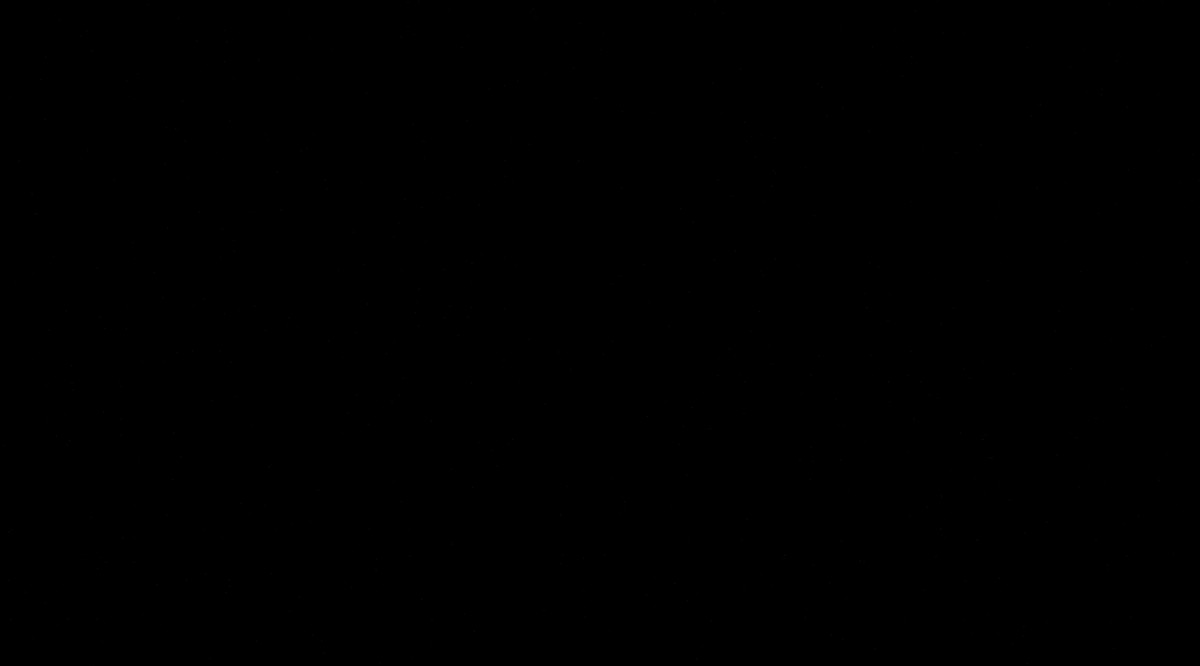
Frame 1 (no input)
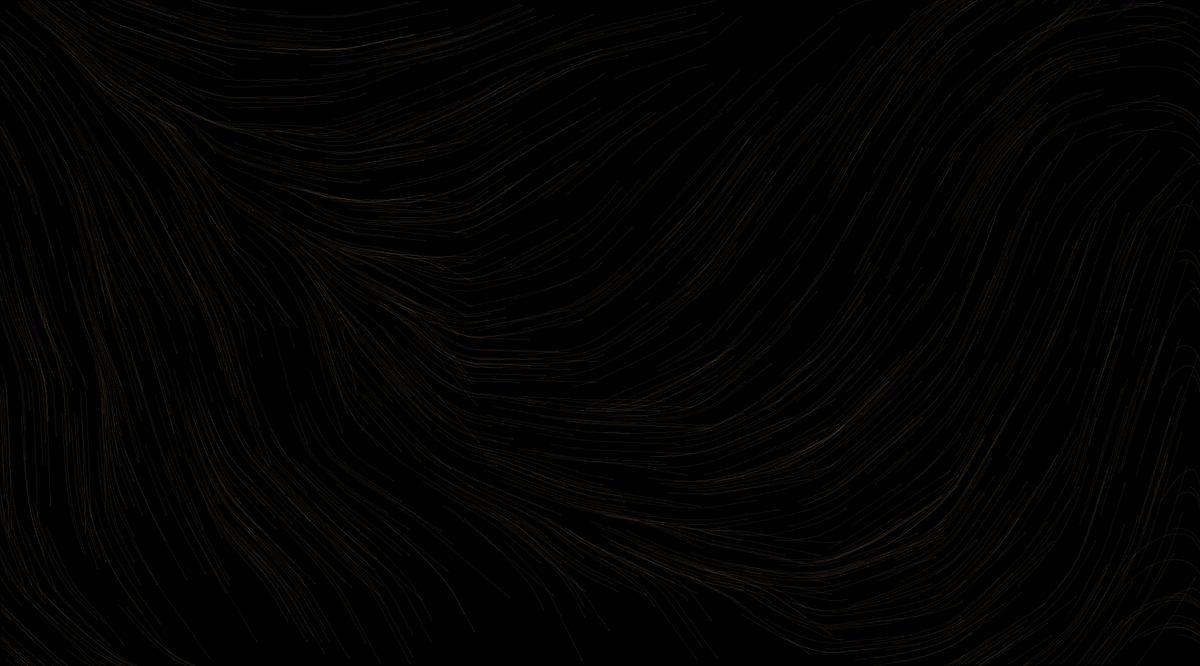
Frame 60 (the mouse pressed at the canvas centre just before this capture)
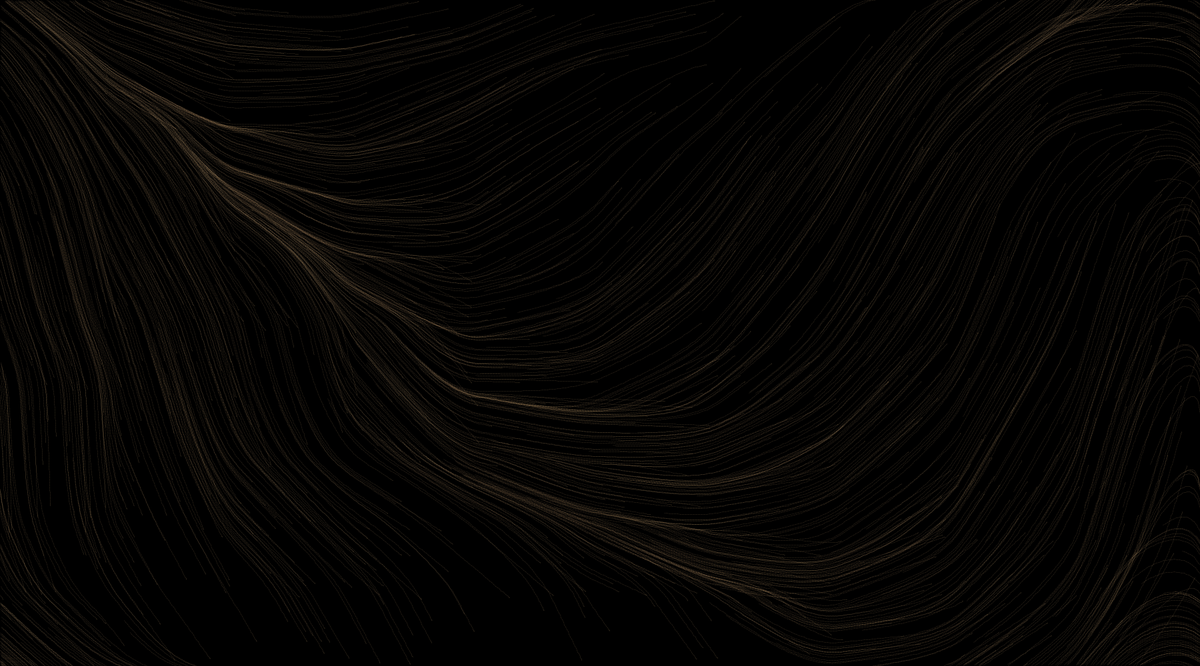
Frame 120 (the mouse held since frame 60 and released just before this capture)

The Processing sketch that drew these frames (run headless with seeded random() and noise(); from frame 60 on, the mouse is pressed at the canvas centre):

// Processing sketch: flow_field
// ── flow_field.pde
Boolean draw_field = true;

int scl = 10;
int cols = 0;
int rows = 0;
int num_particles = 1000;
int frame_rate = 30;
int iteration = 0;
int max_iterations = 20000;

float vector_magnitude = 0.3;
float x_offset = 0;
float y_offset = 0;
float z_offset = 0;
float xy_increment = 0.1;
float z_increment = 0.0000;

ArrayList<Particle> particles;
PVector[] flow_field;

PVector vector;

void setup() {
 
  size(1800, 1000);
  frameRate(frame_rate);
  //background(4,41,64);
  //background(255);
  background(0);
  
  cols = width / scl;
  rows = height / scl;
  
  flow_field = new PVector[cols * rows];
  particles = new ArrayList<Particle>();
  
  create_particles();
}

void create_particles () {
  particles = new ArrayList<Particle>();
  
  for (int i = 0; i < num_particles; i++ ) {
    particles.add(new Particle());
  }
}

void draw_vector (PVector vector, int x, int y, int scl) {
  push();
  translate(x * scl, y * scl);
  rotate(vector.heading());
  strokeWeight(1);
  line(0, 0, scl, 0);
  pop();
}

void draw() {
  
  if(!draw_field) 
    background(4,41,64);
  
  stroke(219,242,39,50);
  
  y_offset=0;
  for(int y=0; y < rows; y += 1 ) {
    x_offset=0;
    for(int x=0; x < cols; x += 1 ) {
      
      float angle = noise(x_offset, y_offset, z_offset) * TWO_PI;
      int index = x + y * cols; 
      
      vector = PVector.fromAngle(angle);
      vector.setMag(vector_magnitude);
      
      flow_field[index] = vector;
      
      x_offset += xy_increment;

      if(!draw_field) 
        draw_vector(vector, x, y, scl);
      
    }
    
    y_offset += xy_increment;
    z_offset += z_increment;  
    
    iteration += 1;
    
    if (iteration >= max_iterations) {
      iteration = 0;
      create_particles();
    }
       
  }
  
  
  for (int i = 0; i < particles.size(); i++ ) {
    particles.get(i).follow(flow_field, scl);
    particles.get(i).update();
    particles.get(i).edges();
    particles.get(i).show();
  }
 
}



class Particle {
  
  PVector pos = new PVector(random(width),random(height));
  PVector vel = new PVector(0,0);
  PVector acc = new PVector(0,0);
  PVector prev = this.pos.copy();
  
  float maxSpeed = 4.0;
   
  
  void update () {
    this.vel.add(this.acc);
    this.vel.limit(this.maxSpeed);
    this.pos.add(this.vel);
    this.acc.mult(0);
  }
  
  void applyForce(PVector force) {
    this.acc.add(force);
  }
  
  void updatePrevious () {
     this.prev.x = this.pos.x;
     this.prev.y = this.pos.y;
  }
  
  void show(){
    
    if(draw_field) {
      //stroke(181,34,230,20);
      //stroke(219,242,39,20);
      //stroke(255,0,0,20);
      stroke(255, 208, 138, 20);
      //stroke(255,20);
    } else {
      //stroke(181,34,230);
      stroke(219,242,39);  
    }
    
    strokeWeight(1);
    
    if(draw_field) {
      line(this.pos.x, this.pos.y, this.prev.x, this.prev.y);
    } else {
      point(this.pos.x, this.pos.y);
    }
    
    this.updatePrevious();
  }
  
  void edges(){
    if (this.pos.x > width) {
      this.pos.x = 0;
      this.updatePrevious();
    }
    if (this.pos.y > height) {
      this.pos.y = 0;
      this.updatePrevious();
    }
    if (this.pos.x < 0 ) {
      this.pos.x = width;
      this.updatePrevious();
    }
    if (this.pos.y < 0 ) {
      this.pos.y = height;
      this.updatePrevious();
    }
  }
  
  void follow(PVector[] vectors, int scale) {
      int x = floor(this.pos.x / cols);
      int y = floor(this.pos.y / rows);
      int index = x + y * cols;
      PVector force = vectors[index];
      this.applyForce(force);
  }
  
}
